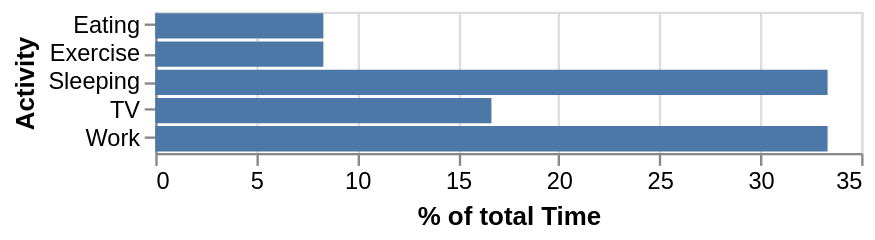

Write the Vega-Lite specification saved for this chart.
### Vega specification from a JSON file in a GitHub repository (floating-point values rounded to 4 significant figures)
{"$schema": "https://vega.github.io/schema/vega/v5.json", "description": "A bar graph showing what activites consume what percentage of the day.", "background": "white", "padding": 5, "width": 300, "style": "cell", "data": [{"name": "source_0", "values": [{"Activity": "Sleeping", "Time": 8}, {"Activity": "Eating", "Time": 2}, {"Activity": "TV", "Time": 4}, {"Activity": "Work", "Time": 8}, {"Activity": "Exercise", "Time": 2}]}, {"name": "data_0", "source": "source_0", "transform": [{"type": "joinaggregate", "as": ["TotalTime"], "ops": ["sum"], "fields": ["Time"]}, {"type": "formula", "expr": "datum.Time/datum.TotalTime * 100", "as": "PercentOfTotal"}, {"type": "stack", "groupby": ["Activity"], "field": "PercentOfTotal", "sort": {"field": [], "order": []}, "as": ["PercentOfTotal_start", "PercentOfTotal_end"], "offset": "zero"}, {"type": "filter", "expr": "isValid(datum[\"PercentOfTotal\"]) && isFinite(+datum[\"PercentOfTotal\"])"}]}], "signals": [{"name": "y_step", "value": 12}, {"name": "height", "update": "bandspace(domain('y').length, 0.1, 0.05) * y_step"}], "marks": [{"name": "marks", "type": "rect", "style": ["bar"], "from": {"data": "data_0"}, "encode": {"update": {"fill": {"value": "#4c78a8"}, "ariaRoleDescription": {"value": "bar"}, "description": {"signal": "\"% of total Time: \" + (format(datum[\"PercentOfTotal\"], \"\")) + \"; Activity: \" + (isValid(datum[\"Activity\"]) ? datum[\"Activity\"] : \"\"+datum[\"Activity\"])"}, "x": {"scale": "x", "field": "PercentOfTotal_end"}, "x2": {"scale": "x", "field": "PercentOfTotal_start"}, "y": {"scale": "y", "field": "Activity"}, "height": {"signal": "max(0.25, bandwidth('y'))"}}}}], "scales": [{"name": "x", "type": "linear", "domain": {"data": "data_0", "fields": ["PercentOfTotal_start", "PercentOfTotal_end"]}, "range": [0, {"signal": "width"}], "nice": true, "zero": true}, {"name": "y", "type": "band", "domain": {"data": "data_0", "field": "Activity", "sort": true}, "range": {"step": {"signal": "y_step"}}, "paddingInner": 0.1, "paddingOuter": 0.05}], "axes": [{"scale": "x", "orient": "bottom", "gridScale": "y", "grid": true, "tickCount": {"signal": "ceil(width/40)"}, "domain": false, "labels": false, "aria": false, "maxExtent": 0, "minExtent": 0, "ticks": false, "zindex": 0}, {"scale": "x", "orient": "bottom", "grid": false, "title": "% of total Time", "labelFlush": true, "labelOverlap": true, "tickCount": {"signal": "ceil(width/40)"}, "zindex": 0}, {"scale": "y", "orient": "left", "grid": false, "title": "Activity", "zindex": 0}]}
